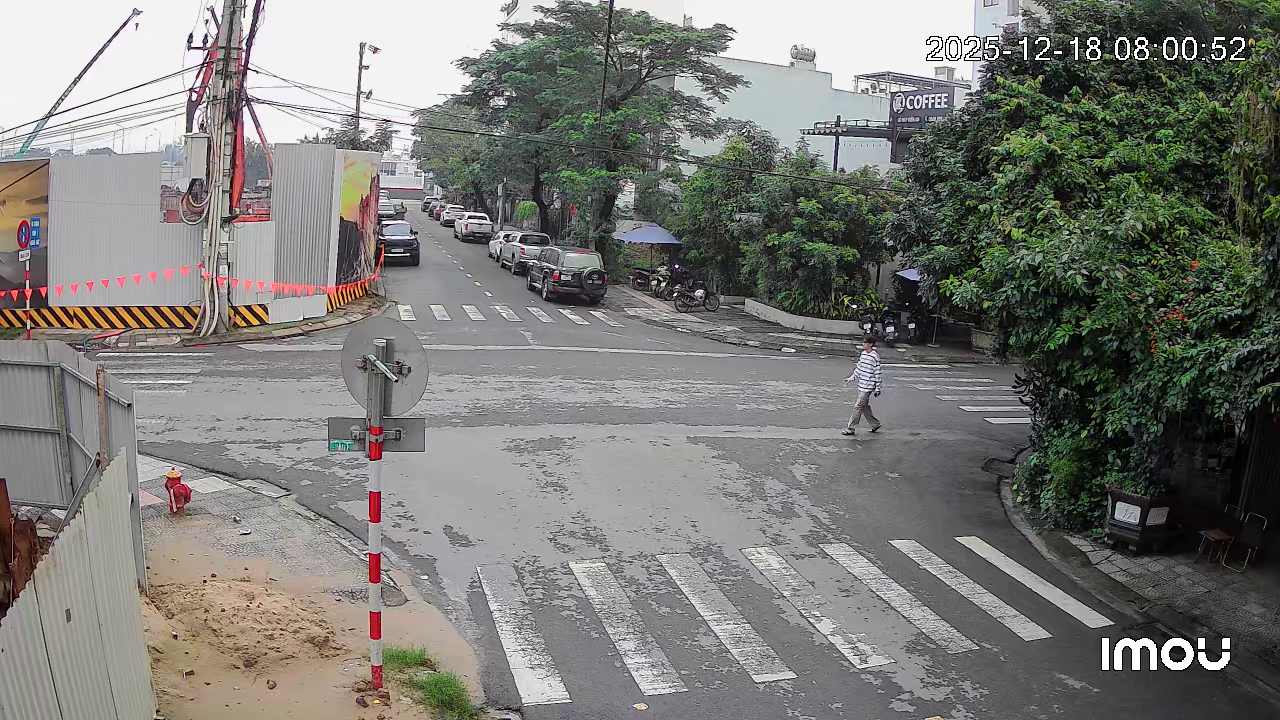
#> input picture frame 61 of public/3.mp4, 1280 x 720 px
$ python draw_roi.py
#> lines starting #> are read from the running program, lines starting #| are printed output that depends on the picture
import cv2
import numpy as np

points = []

def draw_roi(event, x, y, flags, param):
    if event == cv2.EVENT_LBUTTONDOWN:
        points.append((x, y))
        print(points)

cap = cv2.VideoCapture("public/3.mp4")

fps = cap.get(cv2.CAP_PROP_FPS)
delay = int(15000 / fps)

while True:

    ret, frame = cap.read()
#> frame is the input picture: shape (720, 1280, 3); mean B, G, R 119.2, 123.1, 123.5

    if not ret:
        break

    frame = cv2.resize(frame,(1020,500))
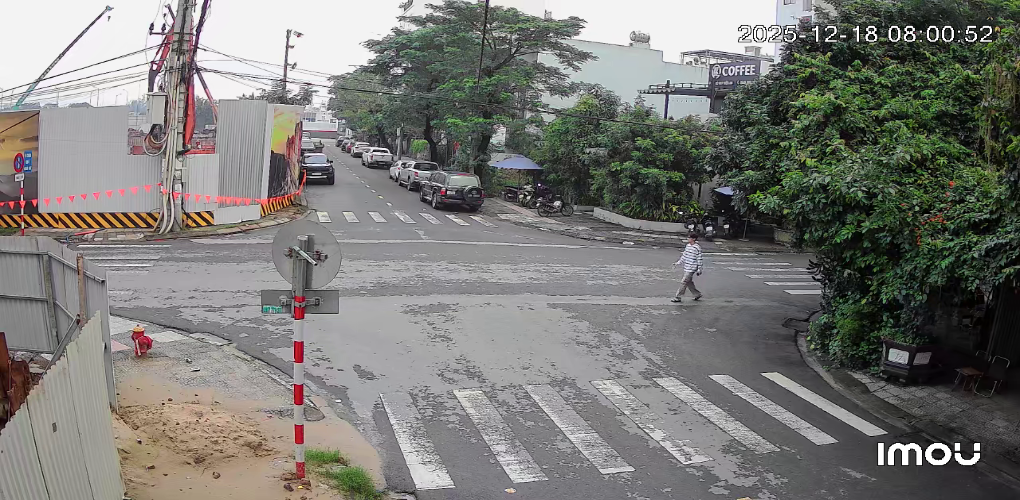
#> frame: shape (500, 1020, 3); mean B, G, R 119.1, 123, 123.4

    for point in points:
        cv2.circle(frame, point, 5, (0,0,255), -1)

    if len(points) > 1:
        cv2.polylines(frame,[np.array(points)],False,(0,255,255),2)

    cv2.imshow("Draw ROI",frame)

    cv2.setMouseCallback("Draw ROI",draw_roi)  # type: ignore

    if cv2.waitKey(delay) & 0xFF == 27:
#> (key Esc is pressed here)
        break

cap.release()
cv2.destroyAllWindows()

print("ROI points:",points)

$ run again, starting later in the video
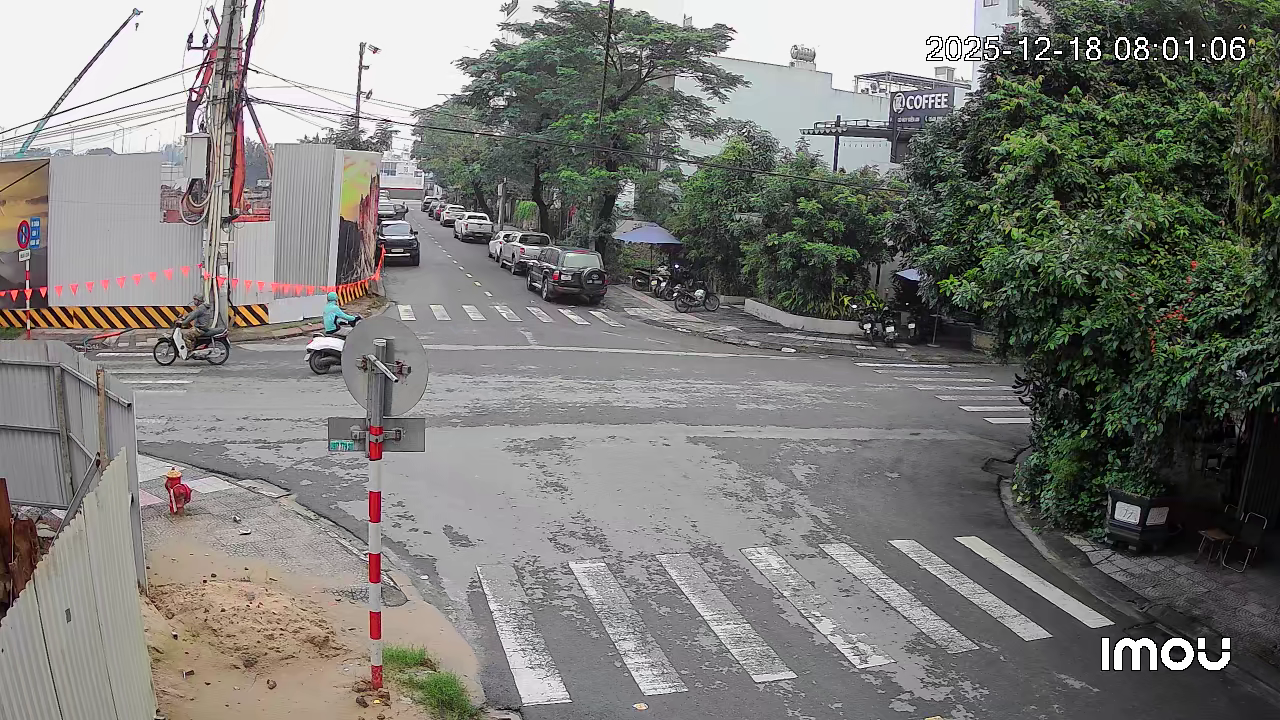
#> input picture frame 276 of public/3.mp4, 1280 x 720 px
#> frame is the input picture: shape (720, 1280, 3); mean B, G, R 119.4, 123.5, 123.9
#> `frame = cv2.resize(frame,(1020,500))`:
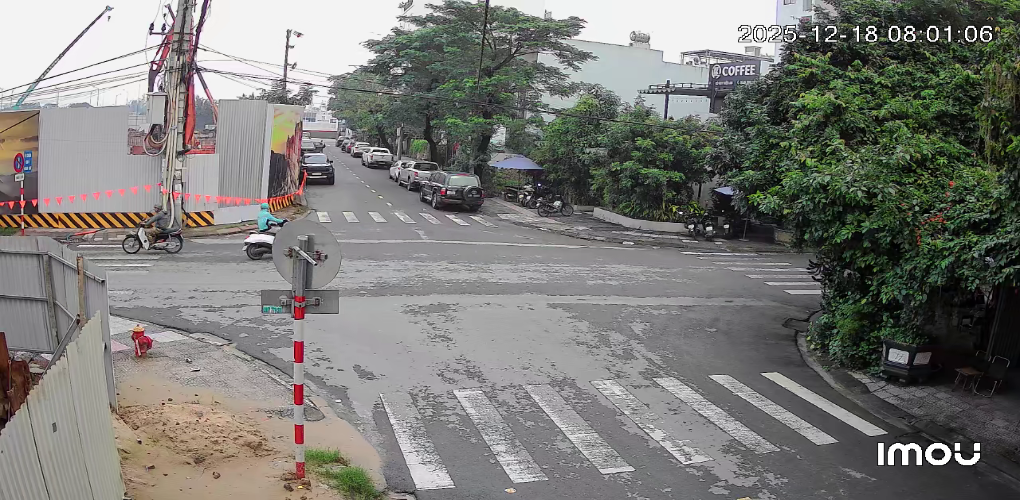
#> frame: shape (500, 1020, 3); mean B, G, R 119.3, 123.4, 123.8

$ run again, starting later in the video
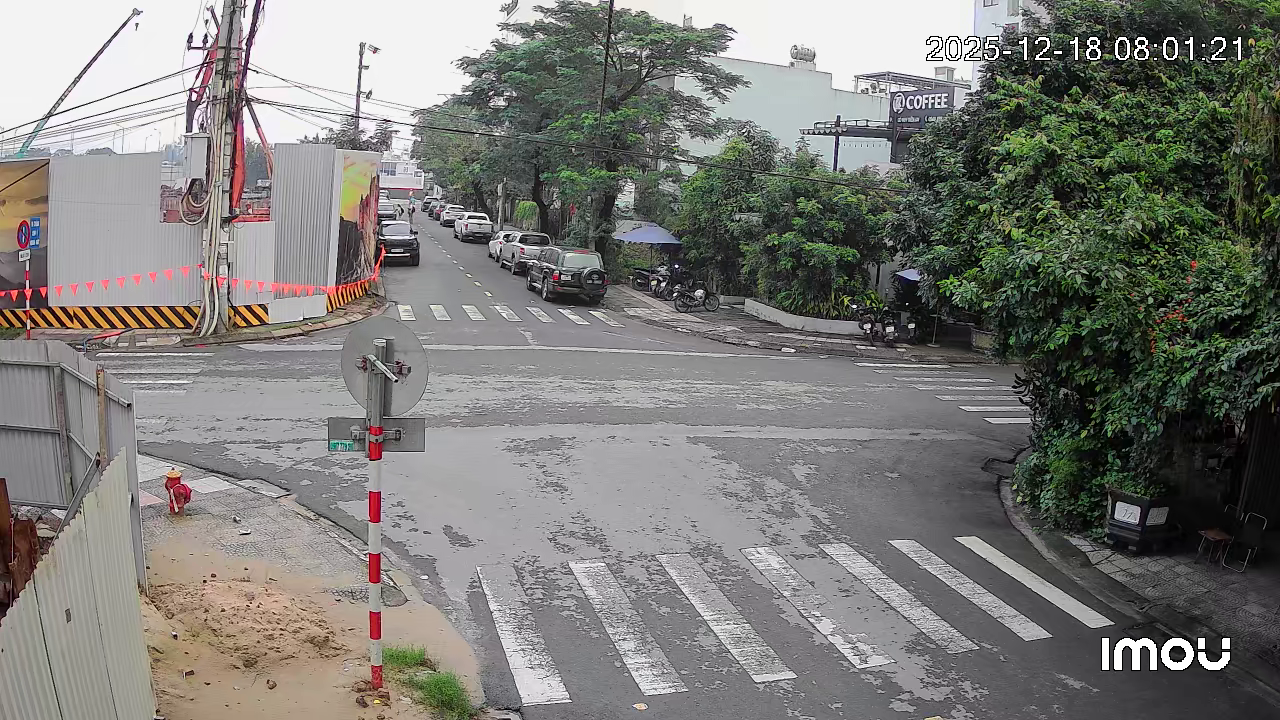
#> input picture frame 492 of public/3.mp4, 1280 x 720 px
#> frame is the input picture: shape (720, 1280, 3); mean B, G, R 119.8, 123.9, 124.4
#> `frame = cv2.resize(frame,(1020,500))`:
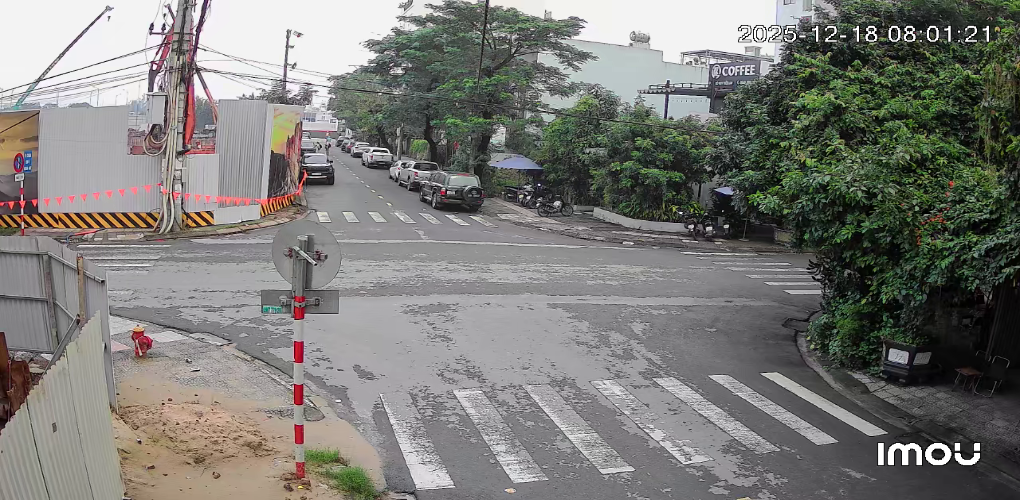
#> frame: shape (500, 1020, 3); mean B, G, R 119.7, 123.8, 124.3
